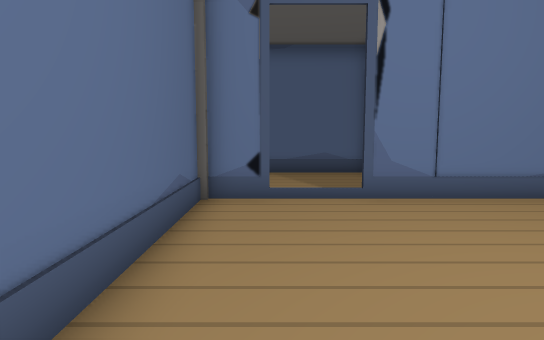
view 1 (above)

12 first-person views from a walk through a scene from a Unity 3-D project. The camera is 1.4 m above the floor, tilts 6° down and sees 75° across. The floor is counted in squares, 1 m on a side. Each view is taken from the middle of a square. On the plan, view 1 faces up. The plan holds only what a view shows up to about 15 squares ahead; the rest is blank. The place goes on beyond the plan. Door leaves are left out, so doorways stand open.

view 2
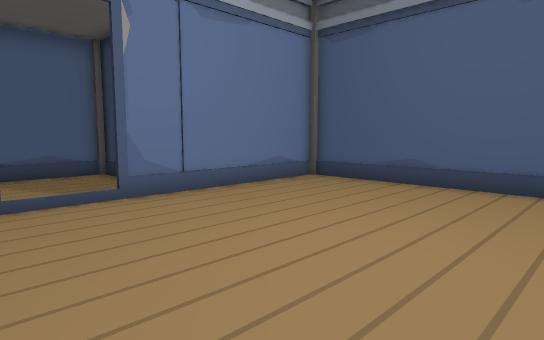

view 3
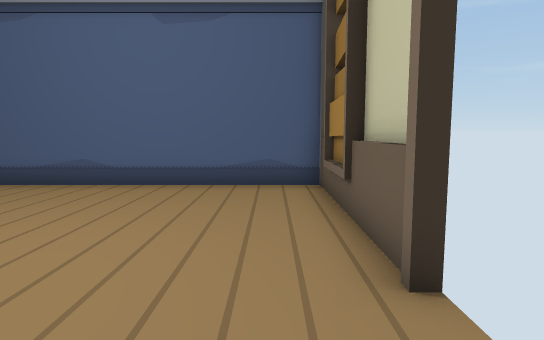

view 4
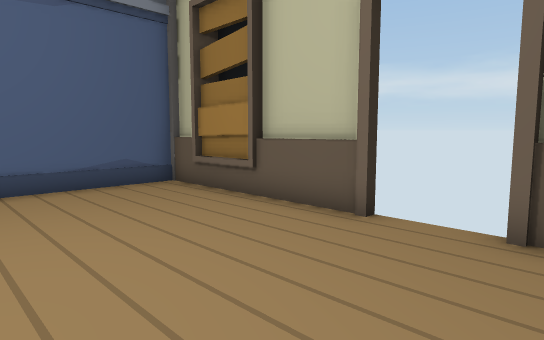

view 5
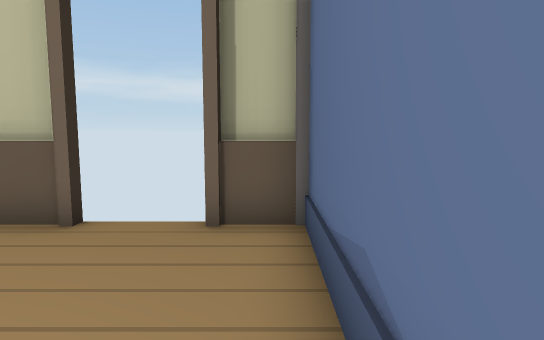

view 6
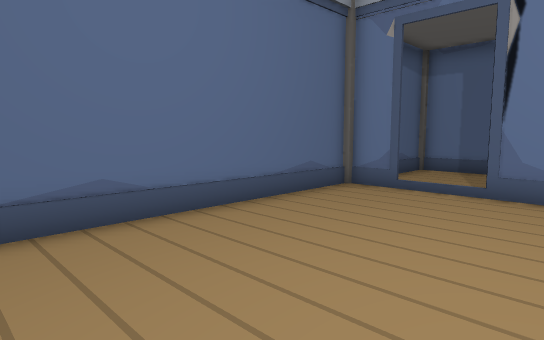

view 7
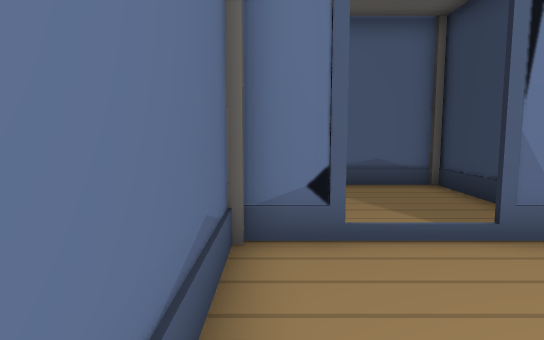

view 8
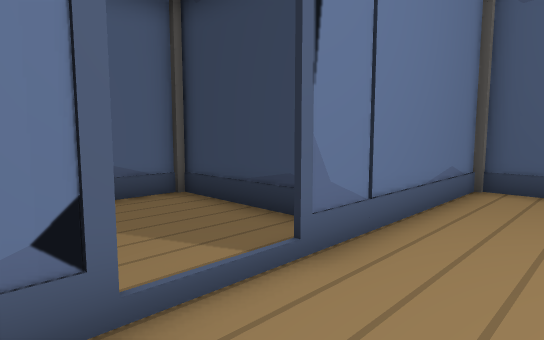

view 9
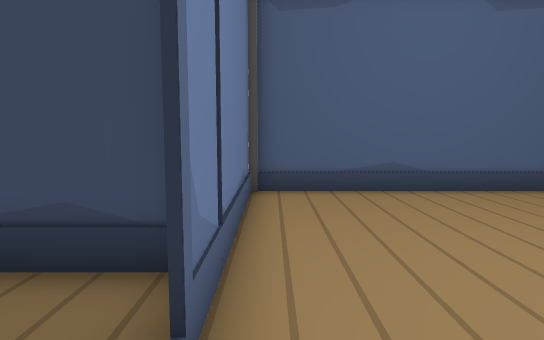

view 10
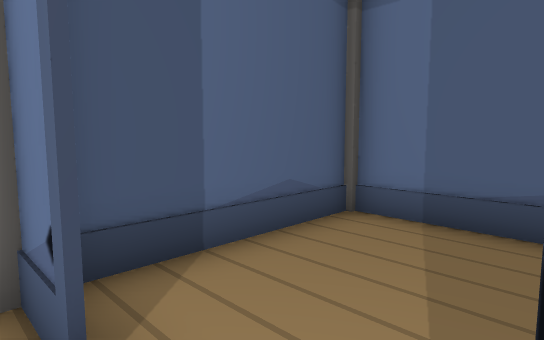

view 11
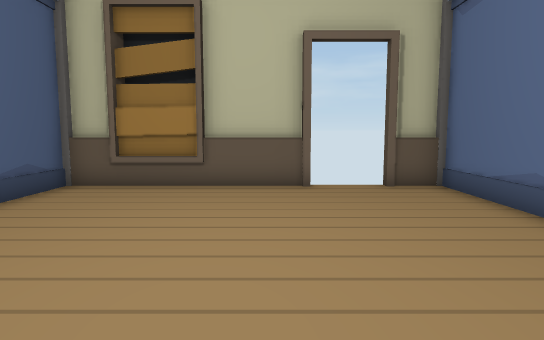

view 12
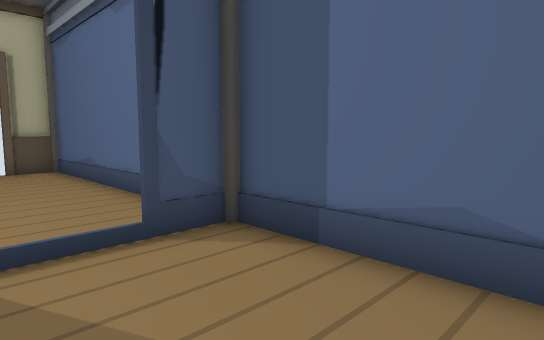

### Floor plan
Points are (right, up) in squares from view 1. A wall is a line through its corners. A room is listed if a view was taken in it or the views show most of it. See-through windows are left out.
Room 1 (views 1, 2, 3, 4, 5, 6, 7, 8, 9, 10, 11)
walls: (0.1, 7.5) (-1.4, 7.5) (-1.4, 7.2); (2, -2.3) (8.5, -2.3); (2, -2.5) (4.8, -2.5); (-1.6, 7.5) (-1.6, -2.5) (-0.1, -2.5); (7.2, -2.5) (8.5, -2.5) (8.5, 7.5) (1.9, 7.5); (-1.6, -2.3) (0, -2.3)
ways out: open door at (1, 8) to room 2; open door at (1, -2.5)
Room 2 (view 12)
walls: (3.5, 8) (3.5, 12.5) (-1.6, 12.5) (-1.6, 7.6) (0.3, 7.6)
ways out: open door at (1, 8) to room 1

Where each view was taken, in squares from view 1:
view 1: 0 up, 0 right, facing up
view 2: 0 up, 1 left, facing up-right
view 3: 1 down, 1 left, facing right
view 4: 3 up, 1 left, facing down-right
view 5: 3 up, 1 left, facing down
view 6: 1 down, 4 right, facing up-left
view 7: 3 up, 1 left, facing up
view 8: 5 up, 1 left, facing up-right
view 9: 7 up, 0 right, facing right
view 10: 7 up, 2 right, facing up-left
view 11: 7 up, 3 right, facing down
view 12: 12 up, 2 right, facing down-left
